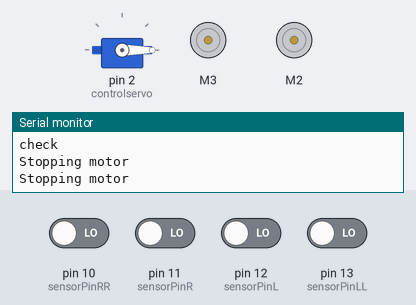
Recording of a sketch running on a simulated Arduino Uno, built with avr-gcc and run on an emulated ATmega328P. Parts: servo, 2 × DC motor (green arrow = forward, orange = backward, longer = faster), the last lines printed to the serial monitor. The test bench sets the inputs (shaded band); at power-on: pin 10 (sensorPinRR), pin 11 (sensorPinR), pin 12 (sensorPinL), pin 13 (sensorPinLL) LOW.

Above: at 3.2 s.
3.3 s: pin 11 (sensorPinR) driven HIGH and pin 12 (sensorPinL) driven HIGH
At 4.8 s:
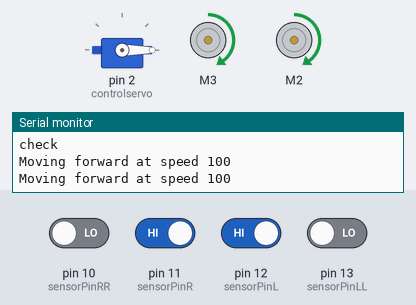
6.3 s: pin 10 (sensorPinRR) driven HIGH
9.3 s: pin 11 (sensorPinR) driven LOW
At 10.1 s:
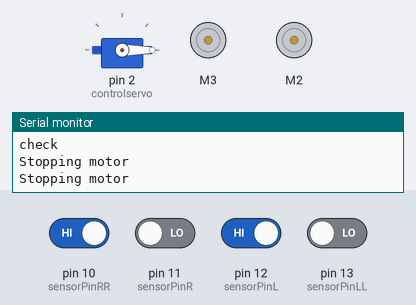
10.8 s: pin 11 (sensorPinR) driven HIGH
At 11.9 s:
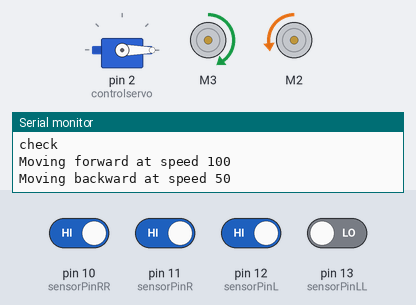
13.8 s: pin 10 (sensorPinRR) driven LOW
16.8 s: pin 13 (sensorPinLL) driven HIGH
Timing chart, 0 to 20.8 s (numbered marks = the images above; inputs shaded):
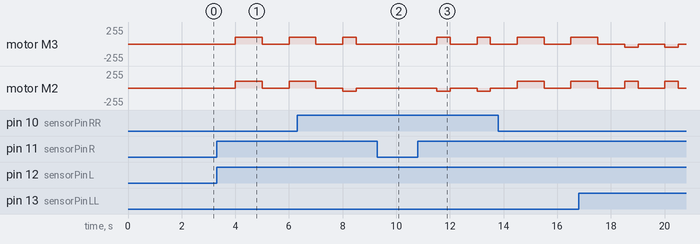

The sketch:

movement_full.ino
```cpp
#include <Adafruit_MotorShield.h>
#include <Servo.h>

// Define sensor pins
const int sensorPinLL = 13;
const int sensorPinL = 12;
const int sensorPinR = 11;
const int sensorPinRR = 10;

// Sensor states
int sensorStateLL = 0;
int sensorStateL = 0;
int sensorStateR = 0;
int sensorStateRR = 0;

// Motor and servo control
Adafruit_MotorShield AFMS = Adafruit_MotorShield();
Adafruit_DCMotor *Motor = AFMS.getMotor(3);
Adafruit_DCMotor *Motor2 = AFMS.getMotor(2);
Servo controlservo; // Servo for turning or controlling something else

bool running = true;
char input;

double speed;
double time;

// Setup function
void setup() {
  Serial.begin(9600);           // set up Serial library at 9600 bps
  Serial.println("Motor and sensor func test");

  if (!AFMS.begin()) {
    Serial.println("Could not find Motor Shield. Check wiring.");
    while (1);
  }

  Serial.println("Motor Shield found.");

  controlservo.attach(2); // attaches the servo on pin 2 to the servo object
  runServo(0); // Check that the servo is homed

  // Initialize sensors as inputs
  pinMode(sensorPinLL, INPUT);
  pinMode(sensorPinL, INPUT);
  pinMode(sensorPinR, INPUT);
  pinMode(sensorPinRR, INPUT);
}

// Main loop
void loop() {
  bool state = IAmLost();
  Serial.println("check");
  int decision = MakeDecision();  // Get decision from sensors


  // Execute action based on the decision
  if (decision == 1) {
    stop(); // Stop at a cross
  } else if (decision == 2) {
    turnRight(90); // Turn right
  } else if (decision == 3) {
    turnLeft(90); // Turn left
  } else if (decision == 4) {
    runForwards(1000); // Move forward for 1 second
  } else if (decision == 5) {
    stop(); // Stop if lost
  } else {
    stop(); // Default action is to stop
  }

  delay(1000); // Delay before next sensor reading
}

// Sensor decision-making functions

bool DetectCross() {
  sensorStateLL = digitalRead(sensorPinLL);
  sensorStateL = digitalRead(sensorPinL);
  sensorStateR = digitalRead(sensorPinR);
  sensorStateRR = digitalRead(sensorPinRR);

  if ((sensorStateLL == HIGH) && (sensorStateL == HIGH) && (sensorStateR == HIGH) && (sensorStateRR == HIGH)) {
    return true;
  } else {
    return false;
  }
}

bool DetectRightTurn() {
  sensorStateRR = digitalRead(sensorPinRR);
  sensorStateL = digitalRead(sensorPinL);
  sensorStateR = digitalRead(sensorPinR);

  if ((sensorStateL == HIGH) && (sensorStateR == HIGH) && (sensorStateRR == HIGH)) {
    return true;
  } else {
    return false;
  }
}

bool DetectLeftTurn() {
  sensorStateLL = digitalRead(sensorPinLL);
  sensorStateL = digitalRead(sensorPinL);
  sensorStateR = digitalRead(sensorPinR);

  if ((sensorStateLL == HIGH) && (sensorStateL == HIGH) && (sensorStateR == HIGH)) {
    return true;
  } else {
    return false;
  }
}

bool IAmOnLine() {
  sensorStateLL = digitalRead(sensorPinLL);
  sensorStateL = digitalRead(sensorPinL);
  sensorStateR = digitalRead(sensorPinR);
  sensorStateRR = digitalRead(sensorPinRR);

  if ((sensorStateLL == LOW) && (sensorStateL == HIGH) && (sensorStateR == HIGH) && (sensorStateRR == LOW)) {
    return true;
  } else {
    return false;
  }
}

bool IAmLost() {
  sensorStateLL = digitalRead(sensorPinLL);
  sensorStateL = digitalRead(sensorPinL);
  sensorStateR = digitalRead(sensorPinR);
  sensorStateRR = digitalRead(sensorPinRR);

  if ((sensorStateLL == LOW) && (sensorStateL == LOW) && (sensorStateR == LOW) && (sensorStateRR == LOW)) {
    return true;
    Serial.println("NO LINES DETECTED");
  } else {
    return false;
    Serial.println("line detected");
  }
}

int MakeDecision() {
  if (DetectCross()) {
    return 1;
  }

  if (DetectRightTurn()) {
    return 2;
  }

  if (DetectLeftTurn()) {
    return 3;
  }

  if (IAmOnLine()) {
    return 4;
  }

  if (IAmLost()) {
    return 5;
  }

  return "Undetermined state";
}

// Motor control functions

int runForwards(int time) {
  speed = 100;  // Set the forward speed
  runMotor(speed, 1, Motor);
  runMotor(speed, 1, Motor2);

  if (time != 0) {
    delay(time);
    stop();
  }
}

int runBackwards(int time) {
  speed = 100;  // Set the backward speed
  runMotor(speed, 0, Motor);
  runMotor(speed, 0, Motor2);

  if (time != 0) {
    delay(time);
    stop();
  }
}

int stop() {
  runMotor(0, 1, Motor);
  runMotor(0, 1, Motor2);
}

int turnRight(int degrees) {
  time = 500;  // You will need to calibrate this time

  runMotor(100, 1, Motor);  // Forward for Motor1
  runMotor(50, 0, Motor2);  // Backward for Motor2
  delay(time);
  stop();
}

int turnLeft(int degrees) {
  time = 500;  // You will need to calibrate this time

  runMotor(50, 0, Motor);  // Backward for Motor1
  runMotor(100, 1, Motor2);  // Forward for Motor2
  delay(time);
  stop();
}

int runMotor(int speed, bool direction, Adafruit_DCMotor *motorObject) {
  if (speed == 0) {
    motorObject->run(RELEASE);
    Serial.println("Stopping motor");
  } else if (direction == 1) {
    motorObject->setSpeed(speed);
    motorObject->run(FORWARD);
    Serial.println("Moving forward at speed " + String(speed));
  } else if (direction == 0) {
    motorObject->setSpeed(speed);
    motorObject->run(BACKWARD);
    Serial.println("Moving backward at speed " + String(speed));
  } else {
    Serial.println("Incorrect direction argument received");
  }
}

int runServo(int newpos) {
  controlservo.write(newpos);
  delay(2000);
}

int check_interrupt() {
  if (Serial.available()) {
    input = Serial.read();
  }

  if (input == 't') {
    Serial.println("Interrupt");
    stop();
    runServo(0);
    while (1);
  }
  return true;
}
```

Measured:
- after the input at 3.3 s, motor M3, motor M2: stopped → forward 100/255 after 0.70 s, → stopped 1.0 s later, → forward 100/255 1.0 s later
- after the input at 9.3 s, motor M3: stays stopped (without the input it goes to forward 100/255 after 0.21 s); motor M2: stays stopped (without the input it goes to backward 50/255 after 0.21 s)
- after the input at 10.8 s, motor M3: alternates forward 100/255 for 0.50 s and stopped for 1.0 s, starting after 0.71 s; motor M2: alternates backward 50/255 for 0.50 s and stopped for 1.0 s, starting after 0.71 s
